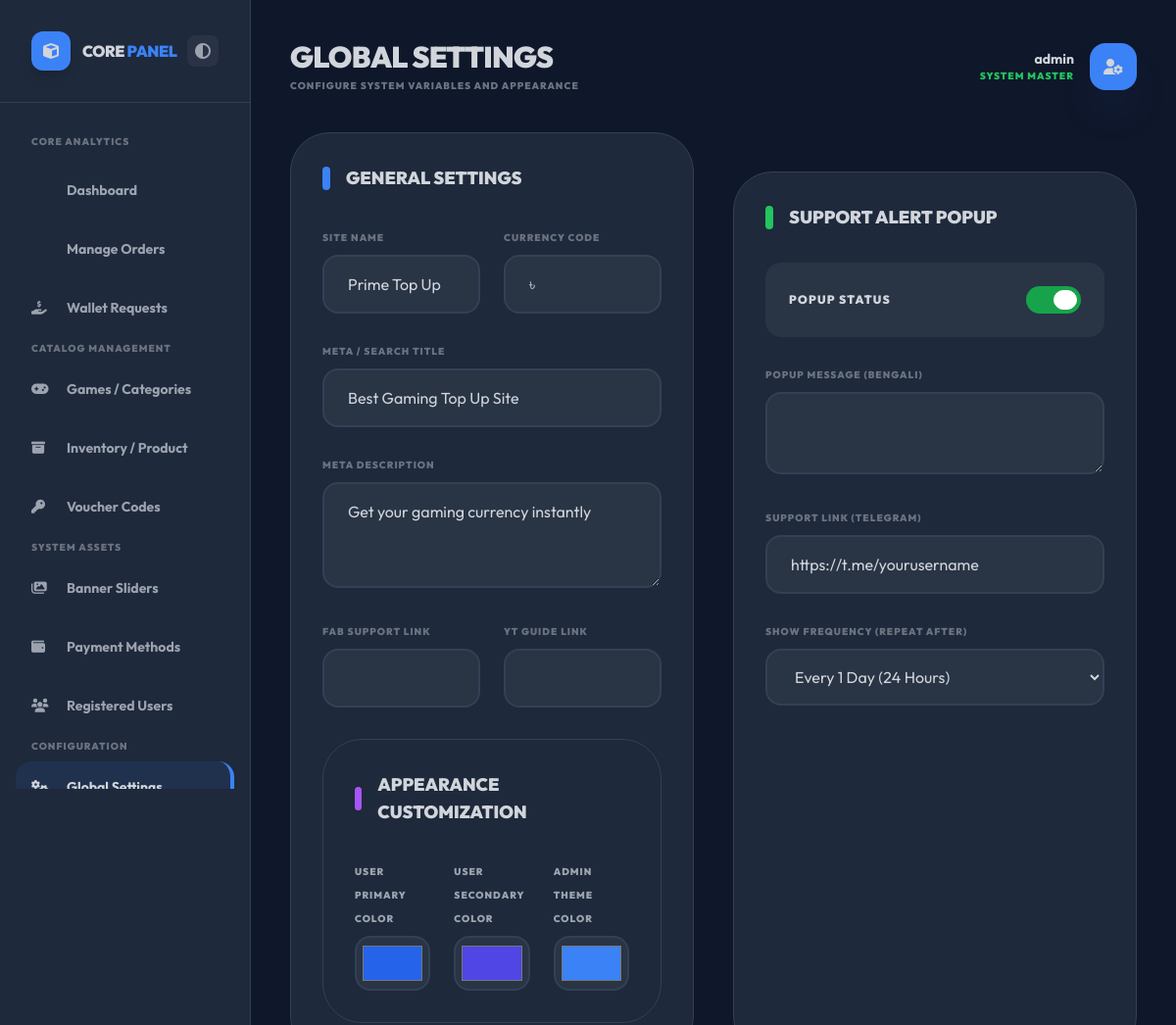
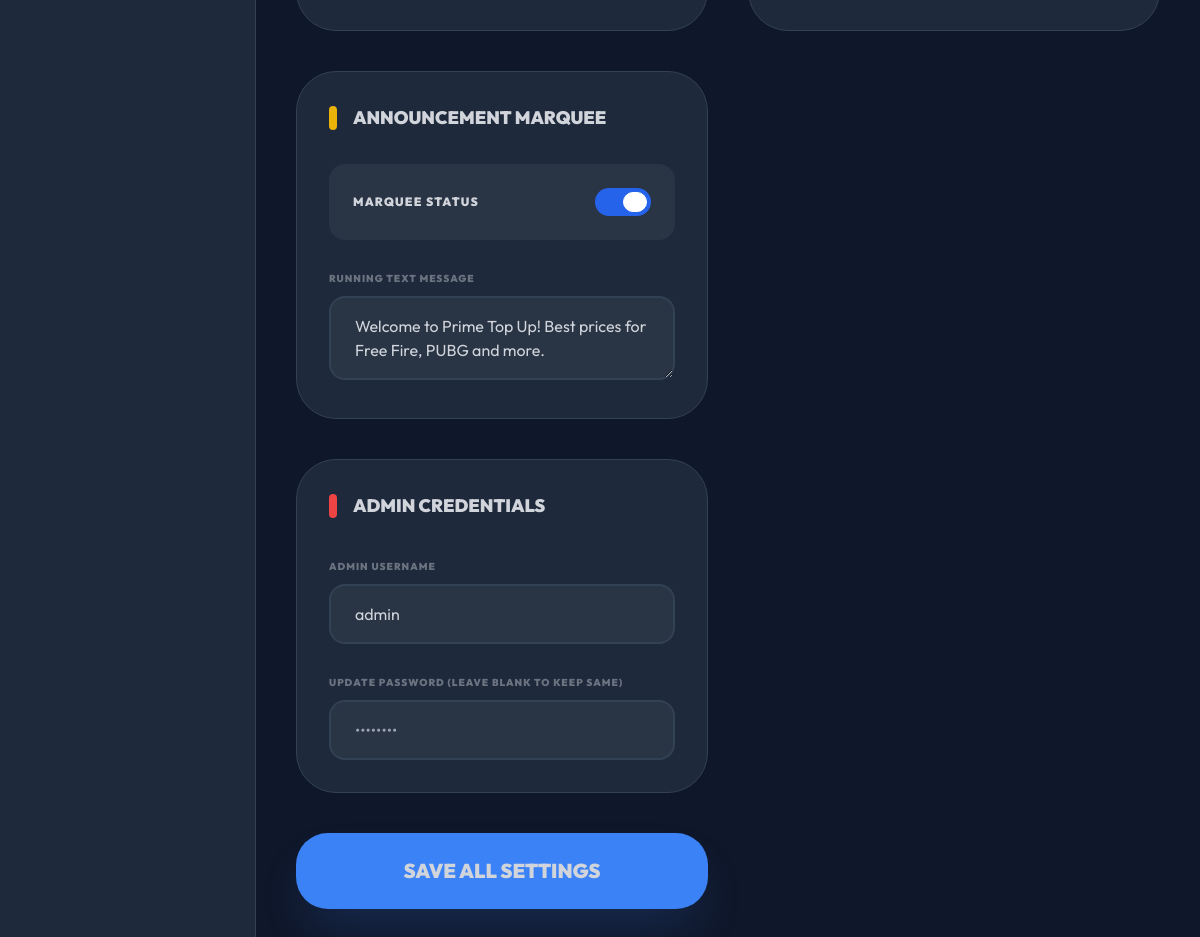
Screenshot of /admin/setting.php (signed in) with the database file from the repository (2 pictures, top to bottom).
### tables this page shows
CREATE TABLE `settings` (
  `id` int(11) NOT NULL AUTO_INCREMENT,
  `site_name` varchar(100) DEFAULT NULL,
  `site_title` varchar(255) DEFAULT NULL,
  `site_description` text DEFAULT NULL,
  `currency_symbol` varchar(10) DEFAULT '৳',
  `fab_link` varchar(255) DEFAULT NULL,
  `youtube_link` varchar(255) DEFAULT NULL,
  `marquee_status` enum('on','off') DEFAULT 'on',
  `marquee_text` text DEFAULT NULL,
  `primary_color` varchar(20) DEFAULT '#2563eb',
  `secondary_color` varchar(20) DEFAULT '#4f46e5',
  `admin_primary_color` varchar(20) DEFAULT '#2563eb',
  `support_popup_status` enum('on','off') DEFAULT 'on',
  `support_popup_text` text DEFAULT NULL,
  `support_popup_link` varchar(255) DEFAULT 'https://t.me/yourusername',
  `support_popup_interval` int(11) DEFAULT 24,
  PRIMARY KEY (`id`)
);

### admin/setting.php (the view, shortened to what this page needs)
<?php
include '../common/config.php';
$settings = $pdo->query("SELECT * FROM settings WHERE id = 1")->fetch();
$admin = $pdo->query("SELECT username FROM admin WHERE id = 1")->fetch();
include 'common/header.php';
include 'common/sidebar.php';
?>
<main class="flex-1 lg:ml-64 p-6 sm:p-10 space-y-10 min-h-screen">
    <?php
    include 'common/topbar.php';
    ?>
    <form method="POST" class="grid grid-cols-1 lg:grid-cols-2 gap-10">
        <div class="bg-[#1E293B] rounded-[2.5rem] p-8 border border-white/5 space-y-8">
            <h3 class="text-lg font-black text-white uppercase flex items-center gap-4">
                <span class="w-2 h-6 bg-blue-500 rounded-full"></span>
                General Settings
            </h3>
            <div class="space-y-6">
                <div class="grid grid-cols-1 sm:grid-cols-2 gap-6">
                    <div class="space-y-2">
                        <label class="text-[10px] font-black text-gray-500 uppercase tracking-widest">Site Name</label>
                        <input type="text" name="site_name" value="<?php echo $settings['site_name']; ?>"
                            class="w-full bg-white/5 border-2 border-white/5 rounded-2xl py-4 px-6 text-white outline-none focus:border-blue-600">
                    </div>
                    <div class="space-y-2">
                        <label class="text-[10px] font-black text-gray-500 uppercase tracking-widest">Currency
                            Code</label>
                        <input type="text" name="currency_symbol" value="<?php echo $settings['currency_symbol']; ?>"
                            class="w-full bg-white/5 border-2 border-white/5 rounded-2xl py-4 px-6 text-white outline-none focus:border-blue-600">
                    </div>
                </div>
                <div class="space-y-2">
                    <label class="text-[10px] font-black text-gray-500 uppercase tracking-widest">Meta / Search
                        Title</label>
                    <input type="text" name="site_title" value="<?php echo $settings['site_title']; ?>"
                        class="w-full bg-white/5 border-2 border-white/5 rounded-2xl py-4 px-6 text-white outline-none focus:border-blue-600">
                </div>
                <div class="space-y-2">
                    <label class="text-[10px] font-black text-gray-500 uppercase tracking-widest">Meta
                        Description</label>
                    <textarea name="site_description" rows="3"
                        class="w-full bg-white/5 border-2 border-white/5 rounded-2xl py-4 px-6 text-white outline-none focus:border-blue-600"><?php echo $settings['site_description']; ?></textarea>
                </div>
                <div class="grid grid-cols-1 sm:grid-cols-2 gap-6">
                    <div class="space-y-2">
                        <label class="text-[10px] font-black text-gray-500 uppercase tracking-widest">FAB Support
                            Link</label>
                        <input type="text" name="fab_link" value="<?php echo $settings['fab_link']; ?>"
                            class="w-full bg-white/5 border-2 border-white/5 rounded-2xl py-4 px-6 text-white outline-none focus:border-blue-600">
                    </div>
                    <div class="space-y-2">
                        <label class="text-[10px] font-black text-gray-500 uppercase tracking-widest">YT Guide
                            Link</label>
                        <input type="text" name="youtube_link" value="<?php echo $settings['youtube_link']; ?>"
                            class="w-full bg-white/5 border-2 border-white/5 rounded-2xl py-4 px-6 text-white outline-none focus:border-blue-600">
                    </div>
                </div>
            </div>
            <div class="bg-[#1E293B] rounded-[2.5rem] p-8 border border-white/5 space-y-8 mt-10">
                <h3 class="text-lg font-black text-white uppercase flex items-center gap-4">
                    <span class="w-2 h-6 bg-purple-500 rounded-full"></span>
                    Appearance Customization
                </h3>
                <div class="space-y-6">
                    <div class="grid grid-cols-1 sm:grid-cols-3 gap-6">
                        <div class="space-y-2">
                            <label class="text-[10px] font-black text-gray-400 uppercase tracking-widest">User Primary
                                Color</label>
                            <input type="color" name="primary_color" value="<?php echo $settings['primary_color']; ?>"
                                class="w-full h-14 bg-white/5 border-2 border-white/5 rounded-2xl p-1 cursor-pointer">
                        </div>
                        <div class="space-y-2">
                            <label class="text-[10px] font-black text-gray-400 uppercase tracking-widest">User Secondary
                                Color</label>
                            <input type="color" name="secondary_color"
                                value="<?php echo $settings['secondary_color']; ?>"
                                class="w-full h-14 bg-white/5 border-2 border-white/5 rounded-2xl p-1 cursor-pointer">
                        </div>
                        <div class="space-y-2">
                            <label class="text-[10px] font-black text-gray-400 uppercase tracking-widest">Admin Theme
                                Color</label>
                            <input type="color" name="admin_primary_color"
                                value="<?php echo $settings['admin_primary_color']; ?>"
                                class="w-full h-14 bg-white/5 border-2 border-white/5 rounded-2xl p-1 cursor-pointer">
                        </div>
                    </div>
                </div>
            </div>
        </div>
        <div class="bg-[#1E293B] rounded-[2.5rem] p-8 border border-white/5 space-y-8 mt-10">
            <h3 class="text-lg font-black text-white uppercase flex items-center gap-4">
                <span class="w-2 h-6 bg-green-500 rounded-full"></span>
                Support Alert Popup
            </h3>
            <div class="space-y-6">
                <div class="flex items-center justify-between p-6 bg-white/5 rounded-2xl">
                    <span class="text-xs font-black text-gray-300 uppercase tracking-widest">Popup Status</span>
                    <label class="relative inline-flex items-center cursor-pointer">
                        <div
                            class="w-14 h-7 bg-white/5 peer-focus:outline-none rounded-full peer peer-checked:after:translate-x-full peer-checked:after:border-white after:content-[''] after:absolute after:top-[4px] after:left-[4px] after:bg-gray-500 after:border-gray-300 after:border after:rounded-full after:h-5 after:w-6 after:transition-all peer-checked:bg-green-600 peer-checked:after:bg-white">
                        </div>
                    </label>
                </div>
                <div class="space-y-2">
                    <label class="text-[10px] font-black text-gray-500 uppercase tracking-widest">Popup Message
                        (Bengali)</label>
                    <textarea name="support_popup_text" rows="2"
                        class="w-full bg-white/5 border-2 border-white/5 rounded-2xl py-4 px-6 text-white outline-none focus:border-blue-600"><?php echo $settings['support_popup_text']; ?></textarea>
                </div>
                <div class="space-y-2">
                    <label class="text-[10px] font-black text-gray-500 uppercase tracking-widest">Support Link
                        (Telegram)</label>
                    <input type="text" name="support_popup_link" value="<?php echo $settings['support_popup_link']; ?>"
                        class="w-full bg-white/5 border-2 border-white/5 rounded-2xl py-4 px-6 text-white outline-none focus:border-blue-600">
                </div>
                <div class="space-y-2">
                    <label class="text-[10px] font-black text-gray-500 uppercase tracking-widest">Show Frequency (Repeat
                        After)</label>
                    <select name="support_popup_interval"
                        class="w-full bg-white/5 border-2 border-white/5 rounded-2xl py-4 px-6 text-white outline-none focus:border-blue-600">
                        <option value="24" <?php echo $settings['support_popup_interval'] == 24 ? 'selected' : ''; ?>>
                            Every 1 Day (24 Hours)</option>
                    </select>
                </div>
            </div>
        </div>
        <div class="space-y-10">
            <div class="bg-[#1E293B] rounded-[2.5rem] p-8 border border-white/5 space-y-8">
                <h3 class="text-lg font-black text-white uppercase flex items-center gap-4">
                    <span class="w-2 h-6 bg-yellow-500 rounded-full"></span>
                    Announcement Marquee
                </h3>
                <div class="space-y-6">
                    <div class="flex items-center justify-between p-6 bg-white/5 rounded-2xl">
                        <span class="text-xs font-black text-gray-300 uppercase tracking-widest">Marquee Status</span>
                        <label class="relative inline-flex items-center cursor-pointer">
                            <div
                                class="w-14 h-7 bg-white/5 peer-focus:outline-none rounded-full peer peer-checked:after:translate-x-full peer-checked:after:border-white after:content-[''] after:absolute after:top-[4px] after:left-[4px] after:bg-gray-500 after:border-gray-300 after:border after:rounded-full after:h-5 after:w-6 after:transition-all peer-checked:bg-blue-600 peer-checked:after:bg-white">
                            </div>
                        </label>
                    </div>
                    <div class="space-y-2">
                        <label class="text-[10px] font-black text-gray-500 uppercase tracking-widest">Running Text
                            Message</label>
                        <textarea name="marquee_text" rows="2"
                            class="w-full bg-white/5 border-2 border-white/5 rounded-2xl py-4 px-6 text-white outline-none focus:border-blue-600"><?php echo $settings['marquee_text']; ?></textarea>
                    </div>
                </div>
            </div>
            <div class="bg-[#1E293B] rounded-[2.5rem] p-8 border border-white/5 space-y-8">
                <h3 class="text-lg font-black text-white uppercase flex items-center gap-4">
                    <span class="w-2 h-6 bg-red-500 rounded-full"></span>
                    Admin Credentials
                </h3>
                <div class="space-y-6">
                    <div class="space-y-2">
                        <label class="text-[10px] font-black text-gray-500 uppercase tracking-widest">Admin
                            Username</label>
                        <input type="text" name="admin_username" value="<?php echo $admin['username']; ?>"
                            class="w-full bg-white/5 border-2 border-white/5 rounded-2xl py-4 px-6 text-white outline-none focus:border-blue-600">
                    </div>
                    <div class="space-y-2">
                        <label class="text-[10px] font-black text-gray-500 uppercase tracking-widest">Update Password
                            (Leave blank to keep same)</label>
                        <input type="password" name="new_password" placeholder="••••••••"
                            class="w-full bg-white/5 border-2 border-white/5 rounded-2xl py-4 px-6 text-white outline-none focus:border-blue-600">
                    </div>
                </div>
            </div>
            <button type="submit"
                class="w-full bg-blue-600 text-white py-6 rounded-[2rem] font-black text-xl shadow-2xl shadow-blue-500/20 active:scale-95 transition-all">
                SAVE ALL SETTINGS
            </button>
        </div>
    </form>
</main>
<?php include 'common/bottom.php'; ?>

### rows the page displays
settings: site_name "Prime Top Up", currency_symbol "৳", site_title "Best Gaming Top Up Site", site_description "Get your gaming currency instantly", primary_color "#2563eb", secondary_color "#4f46e5", admin_primary_color "#3b82f6", support_popup_link "https://t.me/yourusername", support_popup_interval "Every 1 Day (24 Hours)", marquee_text "Welcome to Prime Top Up! Best prices for Free Fire, PUBG and more."

### other values shown
$title "GLOBAL SETTINGS"
$subtitle "CONFIGURE SYSTEM VARIABLES AND APPEARANCE"
$_SESSION['admin_username'] "admin"
